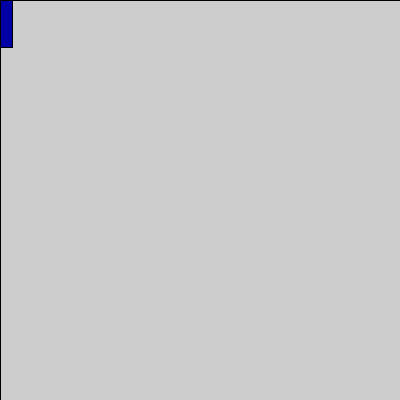
Frame 1 (no input)
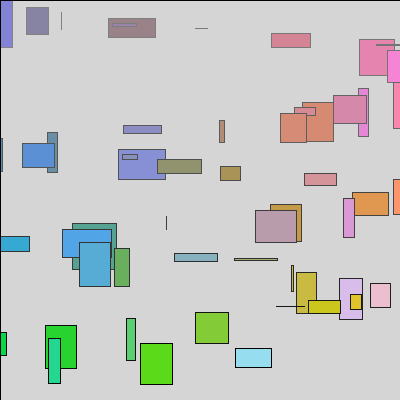
Frame 60 (the mouse pressed at the canvas centre just before this capture)
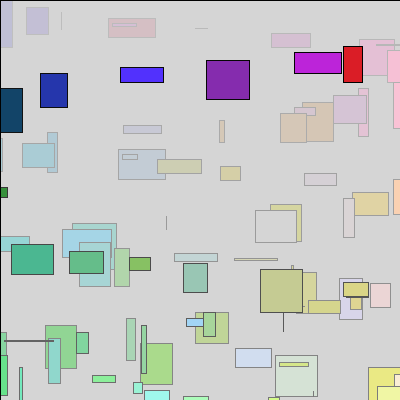
Frame 120 (the mouse held since frame 60 and released just before this capture)

The Processing sketch that drew these frames (run headless with seeded random() and noise(); from frame 60 on, the mouse is pressed at the canvas centre):

// Processing sketch: sketch_190320a
// ── sketch_190320a.pde
int x=0;
int y=0;
int vx=1;
int vy=1;

void setup(){
  size(400,400);
}

void draw(){
  fill(255,3);
  rect(0,0,width,height);
  //background(255);
  fill(255*x/width, 255*y/height,random(255));
  rect(x,y,random(50),random(50)); // 넓이와 높이를 랜덤지정
  
  x+=random(3,100)*vx; // x 이동간격을 랜덤 이동
  y+=random(5,8)*vy; // y 이동간격을 랜덤 이동

  if((x > width) ||(x < 0)) {
    vx=vx*-1;
  };
  if((y > height) ||(y < 0)) {
    vy=vy*-1;
  };
}
